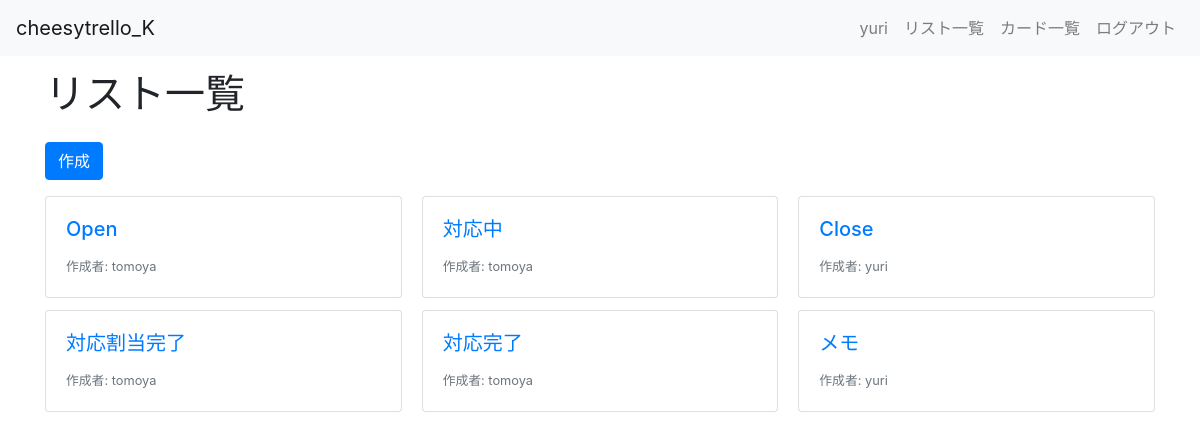
Page /kanban/lists/ (signed in) on the committed database.
### kanban/models.py (models this page shows, shortened)
class List(models.Model):
    title = models.CharField(max_length=200)
    user = models.ForeignKey(User, on_delete=models.CASCADE)

### kanban/views.py (the view)
# urls.py: path("lists/", views.ListListView.as_view(), name="lists_list"), # 追記
class ListListView(LoginRequiredMixin, ListView):
    model = List
    template_name = "kanban/lists/list.html"

### kanban/templates/kanban/lists/list.html
{% extends "kanban/base.html" %}
{% block content %}
<div class="container">
  <h1>リスト一覧</h1>
  <a class="btn btn-primary my-3" href="{% url 'kanban:lists_create' %}" role="button">作成</a>
  <div class="card-columns">
    {% for list in list_list %}
    <a href="{% url 'kanban:lists_detail' list.pk %}" class="card">
      <div class="card-body">
        <h5 class="card-title">{{ list.title }}</h5>
        <footer>
          <small class="text-muted">作成者: {{ list.user.username }}</small>
        </footer>
      </div>
    </a>
    {% endfor %}
  </div>
</div>
{% endblock %}

### kanban/templates/kanban/base.html (shortened to what this page needs)
{% load static %}
<!doctype html>
<html lang="ja">
  <head>
    <link rel="stylesheet" href="https://stackpath.bootstrapcdn.com/bootstrap/4.3.1/css/bootstrap.min.css">
    <link href="https://use.fontawesome.com/releases/v5.6.1/css/all.css" rel="stylesheet">
    <link rel="stylesheet" type="text/css" href="{% static 'kanban/custom.css' %}">
  </head>
  <body>
    <header>
      <nav class="navbar navbar-expand-lg navbar-light bg-light fixed-top">
        {% if request.user.is_authenticated %}
        <a class="navbar-brand" href="{% url 'kanban:home' %}">cheesytrello_K</a>
        {% else %}
        <a class="navbar-brand" href="{% url 'kanban:index' %}">cheesytrello_K</a>
        {% endif %}
        <div class="collapse navbar-collapse" id="navbarSupportedContent">
          <ul class="navbar-nav">
            {% if request.user.is_authenticated %}
            <li class="nav-item">
              <a class="nav-link" href="{% url 'kanban:users_detail' request.user.pk %}">{{ request.user.username }}</a>
            </li>
            <li class="nav-item">
              <a class="nav-link" href="{% url 'kanban:lists_list' %}">リスト一覧</a>
            </li>
            <li class="nav-item">
              <a class="nav-link" href="{% url 'kanban:cards_list' %}">カード一覧</a>
            </li>
            <li class="nav-item">
              <a class="nav-link" href="{% url 'logout' %}">ログアウト</a>
            </li>
            {% endif %}
          </ul>
        </div>
      </nav>
    </header>
    <main>
      {% block content %}
      {% endblock %}
    </main>
  </body>
</html>

### kanban/static/kanban/custom.css (style rules this page uses)
body { padding-top: 70px; }

### rows in the picture
List: title "Open", user.username "tomoya"
List: title "対応割当完了", user.username "tomoya"
List: title "対応中", user.username "tomoya"
List: title "対応完了", user.username "tomoya"
List: title "Close", user.username "yuri"
List: title "メモ", user.username "yuri"

### other values in the picture
{{ request.user.username }} "yuri"
